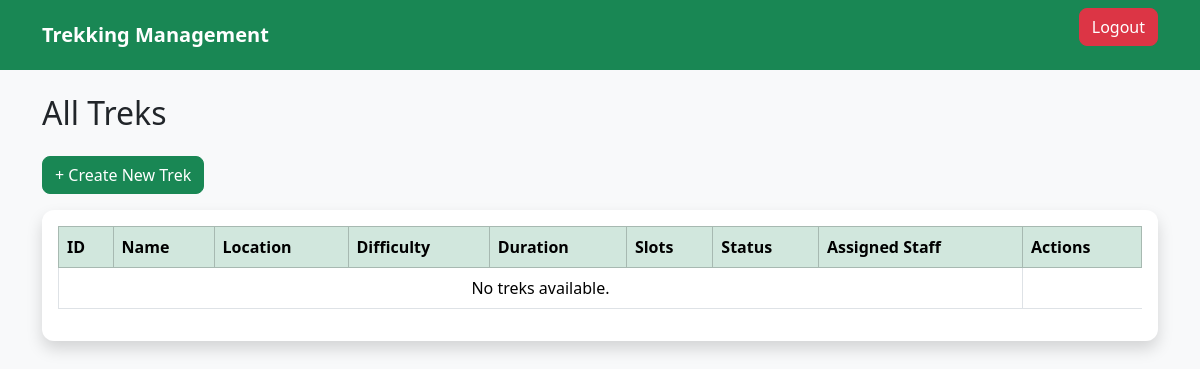
/admin/treks (signed in), run on an earlier commit of the app's database.
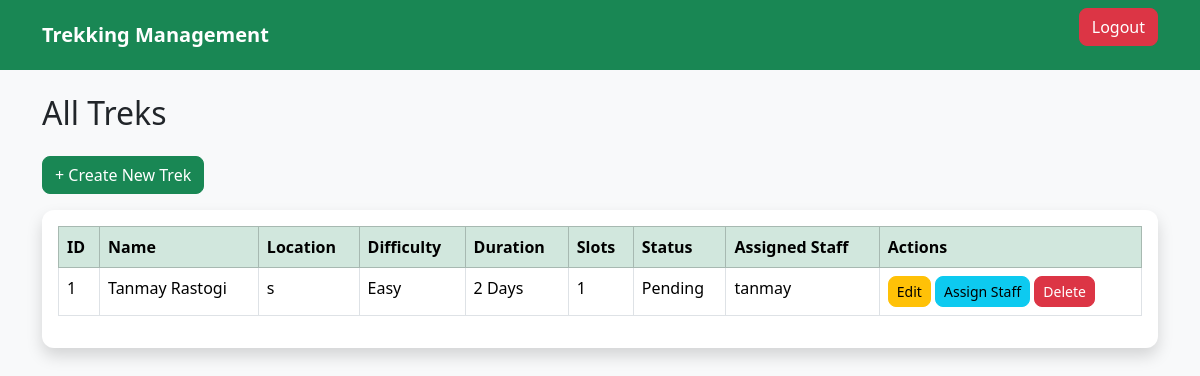
And on a later commit of the database.
### models/trek.py (models this page shows, shortened)
class Trek(db.Model):
    __tablename__ = "treks"
    id = db.Column(db.Integer, primary_key=True)
    trek_name = db.Column(db.String(100), nullable=False)
    location = db.Column(db.String(100), nullable=False)
    difficulty = db.Column(db.String(20), nullable=False)
    duration = db.Column(db.Integer, nullable=False)
    available_slots = db.Column(db.Integer, nullable=False)
    description = db.Column(db.Text)
    start_date = db.Column(db.Date, nullable=False)
    end_date = db.Column(db.Date, nullable=False)
    status = db.Column(db.String(20), default="Pending")
    assigned_staff_id = db.Column(
        db.Integer,
        db.ForeignKey("staff_profiles.id"),
        nullable=True
    )
    bookings = db.relationship(
        "Booking",
        backref="trek",
        lazy=True
    )

### models/user.py (models this page shows, shortened)
class User(UserMixin, db.Model):
    __tablename__ = "users"
    id = db.Column(db.Integer, primary_key=True)
    name = db.Column(db.String(100), nullable=False)
    email = db.Column(db.String(120), unique=True, nullable=False)
    password = db.Column(db.String(255), nullable=False)
    role = db.Column(db.String(20), nullable=False)
    is_active = db.Column(db.Boolean, default=True)
    is_blacklisted = db.Column(db.Boolean, default=False)
    created_at = db.Column(db.DateTime, default=datetime.utcnow)
    bookings = db.relationship("Booking", backref="user", lazy=True)
    staff_profile = db.relationship(
        "StaffProfile",
        backref="user",
        uselist=False
    )

### routes/admin.py (the view)
@admin.route("/admin/treks")
@login_required
def view_treks():
    if current_user.role != "admin":
        flash("Access Denied!", "danger")
        return redirect(url_for("home"))
    treks = Trek.query.order_by(Trek.id).all()
    return render_template(
        "admin/view_treks.html",
        treks=treks
    )

### app.py (called while the page is built)
@login_manager.user_loader
def load_user(user_id):
    return User.query.get(int(user_id))

### templates/admin/view_treks.html (shortened to what this page needs)
{% extends "base.html" %}
{% block content %}
<h2 class="mb-4">All Treks</h2>
<div class="mb-3">
    <a href="{{ url_for('admin.create_trek') }}" class="btn btn-success">
        + Create New Trek
    </a>
</div>
<div class="card shadow">
    <div class="card-body">
        <table class="table table-bordered table-hover">
            <thead class="table-success">
                <tr>
                    <th>ID</th>
                    <th>Name</th>
                    <th>Location</th>
                    <th>Difficulty</th>
                    <th>Duration</th>
                    <th>Slots</th>
                    <th>Status</th>
                    <th>Assigned Staff</th>
                    <th>Actions</th>
                </tr>
            </thead>
            <tbody>
                {% for trek in treks %}
                <tr>
                    <td>{{ trek.id }}</td>
                    <td>{{ trek.trek_name }}</td>
                    <td>{{ trek.location }}</td>
                    <td>{{ trek.difficulty }}</td>
                    <td>{{ trek.duration }} Days</td>
                    <td>{{ trek.available_slots }}</td>
                    <td>{{ trek.status }}</td>
                    <td>
{% if trek.staff %}
{{ trek.staff.user.name }}
{% else %}
<span class="text-danger">
Not Assigned
</span>
{% endif %}
</td>
                    <td>
                        <a href="{{ url_for('admin.edit_trek', trek_id=trek.id) }}"
   class="btn btn-warning btn-sm">
    Edit
</a>
<a
href="{{ url_for('admin.assign_staff', trek_id=trek.id) }}"
class="btn btn-info btn-sm">
Assign Staff
</a>
                        <a href="{{ url_for('admin.delete_trek', trek_id=trek.id) }}"
   class="btn btn-danger btn-sm"
   onclick="return confirm('Are you sure you want to delete this trek?')">
    Delete
</a>
                    </td>
                </tr>
                {% else %}
                <tr>
                    <td colspan="8" class="text-center">
                        No treks available.
                    </td>
                </tr>
                {% endfor %}
            </tbody>
        </table>
    </div>
</div>
{% endblock %}

### templates/base.html (shortened to what this page needs)
<!DOCTYPE html>
<html lang="en">
<head>
    <link href="https://cdn.jsdelivr.net/npm/bootstrap@5.3.3/dist/css/bootstrap.min.css" rel="stylesheet">
    <link rel="stylesheet" href="{{ url_for('static', filename='css/style.css') }}">
</head>
<body class="bg-light">
    <nav class="navbar navbar-expand-lg navbar-dark bg-success">
    <div class="container">
        <a class="navbar-brand fw-bold" href="/">Trekking Management</a>
        <div class="ms-auto">
            {% if current_user.is_authenticated %}
            <div class="d-flex justify-content-between mb-3">
    <a href="{{ url_for('auth.logout') }}"
       class="btn btn-danger">
        Logout
    </a>
</div>
            {% endif %}
        </div>
    </div>
</nav>
    <div class="container mt-4">
        {% block content %}
        {% endblock %}
    </div>
</body>
</html>

### static/css/style.css (style rules this page uses)
body { background-color:#f8f9fa; }
.navbar-brand { font-weight:bold; }
.card { border:none; border-radius:12px; }
.btn { border-radius:8px; }

What changed in the data, as far as the page shows it:
added Trek: id "1", trek_name "Tanmay Rastogi", location "s", difficulty "Easy", duration "2", available_slots "1", status "Pending", staff.user.name "tanmay"
Also different on the page:
text no longer shown: "No treks available."
